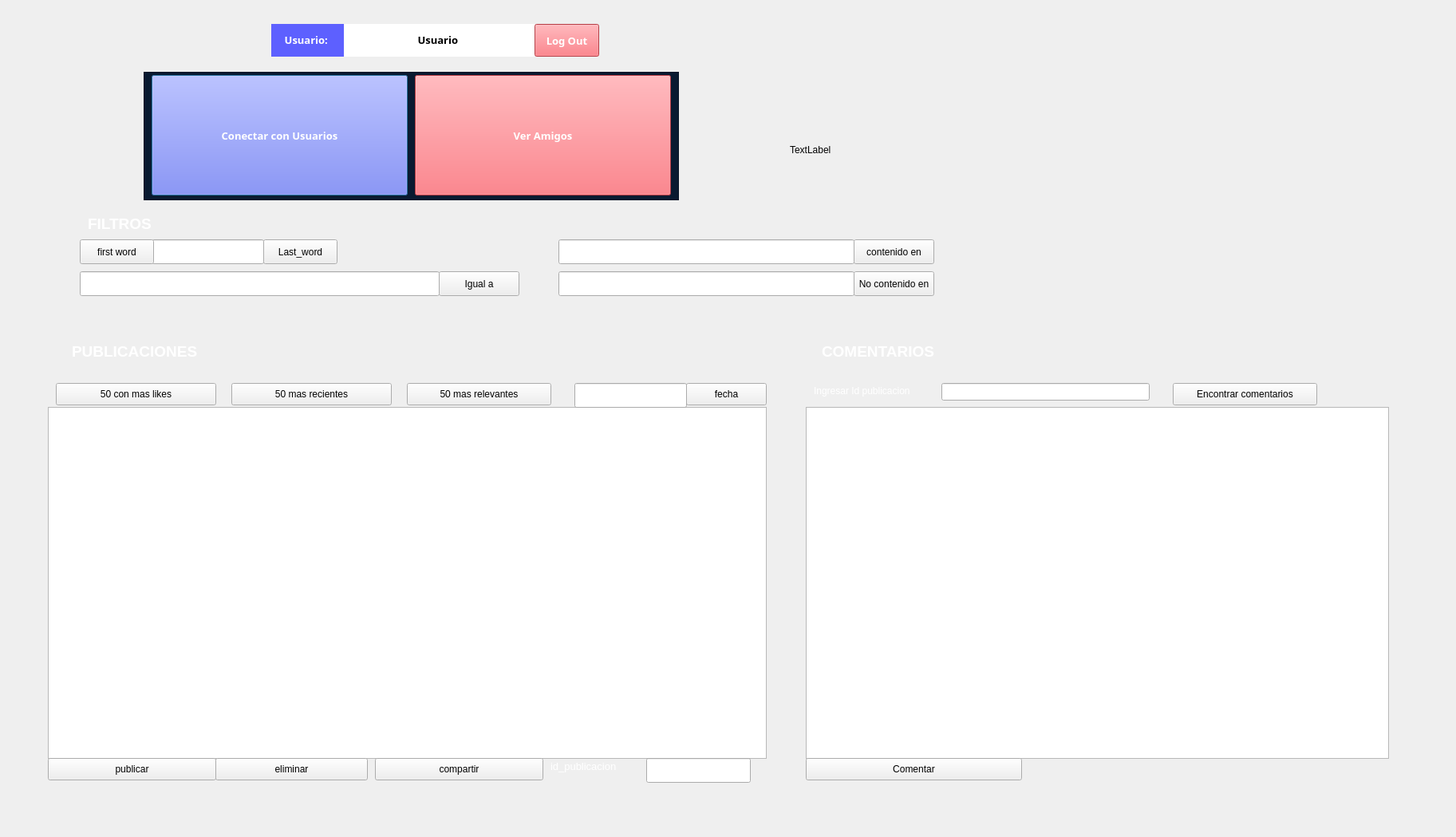
<?xml version="1.0" encoding="UTF-8"?>
<ui version="4.0">
 <class>login</class>
 <widget class="QDialog" name="login">
  <property name="geometry">
   <rect>
    <x>0</x>
    <y>0</y>
    <width>1825</width>
    <height>1049</height>
   </rect>
  </property>
  <property name="windowTitle">
   <string>Dialog</string>
  </property>
  <widget class="QLabel" name="label">
   <property name="geometry">
    <rect>
     <x>940</x>
     <y>10</y>
     <width>91</width>
     <height>91</height>
    </rect>
   </property>
   <property name="text">
    <string/>
   </property>
   <property name="pixmap">
    <pixmap resource="logo.qrc">:/imagenes/music.png</pixmap>
   </property>
   <property name="scaledContents">
    <bool>true</bool>
   </property>
  </widget>
  <widget class="QLabel" name="label_2">
   <property name="geometry">
    <rect>
     <x>10</x>
     <y>460</y>
     <width>91</width>
     <height>91</height>
    </rect>
   </property>
   <property name="text">
    <string/>
   </property>
   <property name="pixmap">
    <pixmap resource="logo.qrc">:/imagenes/music.png</pixmap>
   </property>
   <property name="scaledContents">
    <bool>true</bool>
   </property>
  </widget>
  <widget class="QLabel" name="label_3">
   <property name="enabled">
    <bool>true</bool>
   </property>
   <property name="geometry">
    <rect>
     <x>60</x>
     <y>10</y>
     <width>71</width>
     <height>71</height>
    </rect>
   </property>
   <property name="sizePolicy">
    <sizepolicy hsizetype="Fixed" vsizetype="Fixed">
     <horstretch>0</horstretch>
     <verstretch>0</verstretch>
    </sizepolicy>
   </property>
   <property name="autoFillBackground">
    <bool>false</bool>
   </property>
   <property name="frameShape">
    <enum>QFrame::NoFrame</enum>
   </property>
   <property name="text">
    <string/>
   </property>
   <property name="pixmap">
    <pixmap resource="usuario.qrc">:/imagenes/user2.png</pixmap>
   </property>
   <property name="scaledContents">
    <bool>true</bool>
   </property>
   <property name="wordWrap">
    <bool>true</bool>
   </property>
  </widget>
  <widget class="QWidget" name="widget" native="true">
   <property name="geometry">
    <rect>
     <x>430</x>
     <y>30</y>
     <width>241</width>
     <height>41</height>
    </rect>
   </property>
   <property name="styleSheet">
    <string notr="true">background-color: rgb(93, 96, 255);</string>
   </property>
   <layout class="QHBoxLayout" name="horizontalLayout">
    <item>
     <widget class="QLabel" name="USERNAME">
      <property name="font">
       <font>
        <family>Arial Black</family>
        <pointsize>7</pointsize>
        <weight>75</weight>
        <italic>false</italic>
        <bold>true</bold>
       </font>
      </property>
      <property name="styleSheet">
       <string notr="true">background-color: #ffffff;
color: #000000;</string>
      </property>
      <property name="text">
       <string>&lt;html&gt;&lt;head/&gt;&lt;body&gt;&lt;p align=&quot;center&quot;&gt;&lt;span style=&quot; font-size:10pt;&quot;&gt;  Usuario &lt;/span&gt;&lt;/p&gt;&lt;/body&gt;&lt;/html&gt;</string>
      </property>
     </widget>
    </item>
   </layout>
  </widget>
  <widget class="QLabel" name="label_8">
   <property name="geometry">
    <rect>
     <x>340</x>
     <y>30</y>
     <width>91</width>
     <height>41</height>
    </rect>
   </property>
   <property name="font">
    <font>
     <family>Arial Black</family>
     <pointsize>7</pointsize>
     <weight>75</weight>
     <italic>false</italic>
     <bold>true</bold>
    </font>
   </property>
   <property name="styleSheet">
    <string notr="true">background-color: rgb(93, 96, 255);
color:#ffffff;</string>
   </property>
   <property name="text">
    <string>&lt;html&gt;&lt;head/&gt;&lt;body&gt;&lt;p align=&quot;center&quot;&gt;&lt;span style=&quot; font-size:10pt;&quot;&gt;  Usuario: &lt;/span&gt;&lt;/p&gt;&lt;/body&gt;&lt;/html&gt;</string>
   </property>
  </widget>
  <widget class="QFrame" name="frame">
   <property name="geometry">
    <rect>
     <x>180</x>
     <y>90</y>
     <width>671</width>
     <height>161</height>
    </rect>
   </property>
   <property name="styleSheet">
    <string notr="true">background-color:#091a31;</string>
   </property>
   <property name="frameShape">
    <enum>QFrame::StyledPanel</enum>
   </property>
   <property name="frameShadow">
    <enum>QFrame::Raised</enum>
   </property>
   <widget class="QPushButton" name="pushButton">
    <property name="geometry">
     <rect>
      <x>10</x>
      <y>4</y>
      <width>321</width>
      <height>151</height>
     </rect>
    </property>
    <property name="font">
     <font>
      <family>Arial Black</family>
      <pointsize>10</pointsize>
      <weight>75</weight>
      <bold>true</bold>
     </font>
    </property>
    <property name="styleSheet">
     <string notr="true">color:#ffffff;
background-color:rgb(93, 96, 255);</string>
    </property>
    <property name="text">
     <string>Conectar con Usuarios</string>
    </property>
   </widget>
   <widget class="QPushButton" name="pushButton_2">
    <property name="geometry">
     <rect>
      <x>340</x>
      <y>4</y>
      <width>321</width>
      <height>151</height>
     </rect>
    </property>
    <property name="font">
     <font>
      <family>Arial Black</family>
      <pointsize>10</pointsize>
      <weight>75</weight>
      <bold>true</bold>
     </font>
    </property>
    <property name="styleSheet">
     <string notr="true">background-color:#ff545f;
color: #ffffff;</string>
    </property>
    <property name="text">
     <string> Ver Amigos </string>
    </property>
    <property name="checkable">
     <bool>false</bool>
    </property>
   </widget>
  </widget>
  <widget class="QPushButton" name="pushButton_3">
   <property name="geometry">
    <rect>
     <x>670</x>
     <y>30</y>
     <width>81</width>
     <height>41</height>
    </rect>
   </property>
   <property name="font">
    <font>
     <family>Arial Black</family>
     <pointsize>10</pointsize>
     <weight>75</weight>
     <bold>true</bold>
    </font>
   </property>
   <property name="styleSheet">
    <string notr="true">color:#ffffff;
background-color:#ff545f;</string>
   </property>
   <property name="text">
    <string>Log Out</string>
   </property>
  </widget>
  <widget class="QListWidget" name="listWidget">
   <property name="geometry">
    <rect>
     <x>60</x>
     <y>510</y>
     <width>901</width>
     <height>441</height>
    </rect>
   </property>
   <property name="flow">
    <enum>QListView::TopToBottom</enum>
   </property>
  </widget>
  <widget class="QPushButton" name="publicar">
   <property name="geometry">
    <rect>
     <x>60</x>
     <y>950</y>
     <width>211</width>
     <height>28</height>
    </rect>
   </property>
   <property name="text">
    <string>publicar</string>
   </property>
  </widget>
  <widget class="QPushButton" name="eliminar">
   <property name="geometry">
    <rect>
     <x>270</x>
     <y>950</y>
     <width>191</width>
     <height>28</height>
    </rect>
   </property>
   <property name="text">
    <string>eliminar</string>
   </property>
  </widget>
  <widget class="QPushButton" name="mas_likes">
   <property name="geometry">
    <rect>
     <x>70</x>
     <y>480</y>
     <width>201</width>
     <height>28</height>
    </rect>
   </property>
   <property name="text">
    <string>50 con mas likes</string>
   </property>
  </widget>
  <widget class="QPushButton" name="mas_reciente">
   <property name="geometry">
    <rect>
     <x>290</x>
     <y>480</y>
     <width>201</width>
     <height>28</height>
    </rect>
   </property>
   <property name="text">
    <string>50 mas recientes</string>
   </property>
  </widget>
  <widget class="QPushButton" name="btn_fecha">
   <property name="geometry">
    <rect>
     <x>860</x>
     <y>480</y>
     <width>101</width>
     <height>28</height>
    </rect>
   </property>
   <property name="text">
    <string>fecha</string>
   </property>
  </widget>
  <widget class="QLineEdit" name="txt_fecha">
   <property name="geometry">
    <rect>
     <x>720</x>
     <y>480</y>
     <width>141</width>
     <height>31</height>
    </rect>
   </property>
  </widget>
  <widget class="QListWidget" name="listWidget_comments">
   <property name="geometry">
    <rect>
     <x>1010</x>
     <y>510</y>
     <width>731</width>
     <height>441</height>
    </rect>
   </property>
  </widget>
  <widget class="QLineEdit" name="txt_idPub">
   <property name="geometry">
    <rect>
     <x>1180</x>
     <y>480</y>
     <width>261</width>
     <height>22</height>
    </rect>
   </property>
  </widget>
  <widget class="QLabel" name="label_4">
   <property name="geometry">
    <rect>
     <x>1020</x>
     <y>480</y>
     <width>141</width>
     <height>20</height>
    </rect>
   </property>
   <property name="text">
    <string>&lt;html&gt;&lt;head/&gt;&lt;body&gt;&lt;p&gt;&lt;span style=&quot; color:#ffffff;&quot;&gt;Ingresar Id publicacion&lt;/span&gt;&lt;/p&gt;&lt;/body&gt;&lt;/html&gt;</string>
   </property>
  </widget>
  <widget class="QLabel" name="label_5">
   <property name="geometry">
    <rect>
     <x>1030</x>
     <y>420</y>
     <width>271</width>
     <height>41</height>
    </rect>
   </property>
   <property name="text">
    <string>&lt;html&gt;&lt;head/&gt;&lt;body&gt;&lt;p&gt;&lt;span style=&quot; font-size:14pt; font-weight:600; color:#ffffff;&quot;&gt;COMENTARIOS&lt;/span&gt;&lt;/p&gt;&lt;/body&gt;&lt;/html&gt;</string>
   </property>
  </widget>
  <widget class="QLabel" name="label_6">
   <property name="geometry">
    <rect>
     <x>90</x>
     <y>420</y>
     <width>271</width>
     <height>41</height>
    </rect>
   </property>
   <property name="text">
    <string>&lt;html&gt;&lt;head/&gt;&lt;body&gt;&lt;p&gt;&lt;span style=&quot; font-size:14pt; font-weight:600; color:#ffffff;&quot;&gt;PUBLICACIONES&lt;/span&gt;&lt;/p&gt;&lt;/body&gt;&lt;/html&gt;</string>
   </property>
  </widget>
  <widget class="QPushButton" name="find_comments">
   <property name="geometry">
    <rect>
     <x>1470</x>
     <y>480</y>
     <width>181</width>
     <height>28</height>
    </rect>
   </property>
   <property name="text">
    <string>Encontrar comentarios</string>
   </property>
  </widget>
  <widget class="QPushButton" name="btn_comentar">
   <property name="geometry">
    <rect>
     <x>1010</x>
     <y>950</y>
     <width>271</width>
     <height>28</height>
    </rect>
   </property>
   <property name="text">
    <string>Comentar</string>
   </property>
  </widget>
  <widget class="QPushButton" name="btn_compartir">
   <property name="geometry">
    <rect>
     <x>470</x>
     <y>950</y>
     <width>211</width>
     <height>28</height>
    </rect>
   </property>
   <property name="text">
    <string>compartir</string>
   </property>
  </widget>
  <widget class="QLineEdit" name="txt_id_comp_pub">
   <property name="geometry">
    <rect>
     <x>810</x>
     <y>950</y>
     <width>131</width>
     <height>31</height>
    </rect>
   </property>
  </widget>
  <widget class="QLabel" name="label_7">
   <property name="geometry">
    <rect>
     <x>690</x>
     <y>950</y>
     <width>121</width>
     <height>21</height>
    </rect>
   </property>
   <property name="text">
    <string>&lt;html&gt;&lt;head/&gt;&lt;body&gt;&lt;p&gt;&lt;span style=&quot; font-size:10pt; color:#ffffff;&quot;&gt;id_publicacion&lt;/span&gt;&lt;/p&gt;&lt;/body&gt;&lt;/html&gt;</string>
   </property>
  </widget>
  <widget class="QPushButton" name="mas_relevantes">
   <property name="geometry">
    <rect>
     <x>510</x>
     <y>480</y>
     <width>181</width>
     <height>28</height>
    </rect>
   </property>
   <property name="text">
    <string>50 mas relevantes</string>
   </property>
  </widget>
  <widget class="QLineEdit" name="txt_first_word">
   <property name="geometry">
    <rect>
     <x>190</x>
     <y>300</y>
     <width>141</width>
     <height>31</height>
    </rect>
   </property>
  </widget>
  <widget class="QPushButton" name="btn_first_word">
   <property name="geometry">
    <rect>
     <x>100</x>
     <y>300</y>
     <width>93</width>
     <height>31</height>
    </rect>
   </property>
   <property name="text">
    <string>first word</string>
   </property>
  </widget>
  <widget class="QLabel" name="label_9">
   <property name="geometry">
    <rect>
     <x>990</x>
     <y>180</y>
     <width>55</width>
     <height>16</height>
    </rect>
   </property>
   <property name="text">
    <string>TextLabel</string>
   </property>
  </widget>
  <widget class="QLabel" name="label_10">
   <property name="geometry">
    <rect>
     <x>110</x>
     <y>260</y>
     <width>151</width>
     <height>41</height>
    </rect>
   </property>
   <property name="text">
    <string>&lt;html&gt;&lt;head/&gt;&lt;body&gt;&lt;p&gt;&lt;span style=&quot; font-size:14pt; font-weight:600; color:#ffffff;&quot;&gt;FILTROS&lt;/span&gt;&lt;/p&gt;&lt;/body&gt;&lt;/html&gt;</string>
   </property>
  </widget>
  <widget class="QPushButton" name="btn_last_word">
   <property name="geometry">
    <rect>
     <x>330</x>
     <y>300</y>
     <width>93</width>
     <height>31</height>
    </rect>
   </property>
   <property name="text">
    <string>Last_word</string>
   </property>
  </widget>
  <widget class="QLineEdit" name="txt_no_finded">
   <property name="geometry">
    <rect>
     <x>700</x>
     <y>340</y>
     <width>371</width>
     <height>31</height>
    </rect>
   </property>
  </widget>
  <widget class="QPushButton" name="btn_no_finded">
   <property name="geometry">
    <rect>
     <x>1070</x>
     <y>340</y>
     <width>101</width>
     <height>31</height>
    </rect>
   </property>
   <property name="text">
    <string>No contenido en</string>
   </property>
  </widget>
  <widget class="QLineEdit" name="txt_contenido_en">
   <property name="geometry">
    <rect>
     <x>700</x>
     <y>300</y>
     <width>371</width>
     <height>31</height>
    </rect>
   </property>
  </widget>
  <widget class="QPushButton" name="btn_contenido_en">
   <property name="geometry">
    <rect>
     <x>1070</x>
     <y>300</y>
     <width>101</width>
     <height>31</height>
    </rect>
   </property>
   <property name="text">
    <string>contenido en</string>
   </property>
  </widget>
  <widget class="QLineEdit" name="txt_igual_a">
   <property name="geometry">
    <rect>
     <x>100</x>
     <y>340</y>
     <width>451</width>
     <height>31</height>
    </rect>
   </property>
  </widget>
  <widget class="QPushButton" name="btn_igual_a">
   <property name="geometry">
    <rect>
     <x>550</x>
     <y>340</y>
     <width>101</width>
     <height>31</height>
    </rect>
   </property>
   <property name="text">
    <string>Igual a</string>
   </property>
  </widget>
 </widget>
 <resources>
  <include location="logo.qrc"/>
  <include location="usuario.qrc"/>
 </resources>
 <connections/>
</ui>
